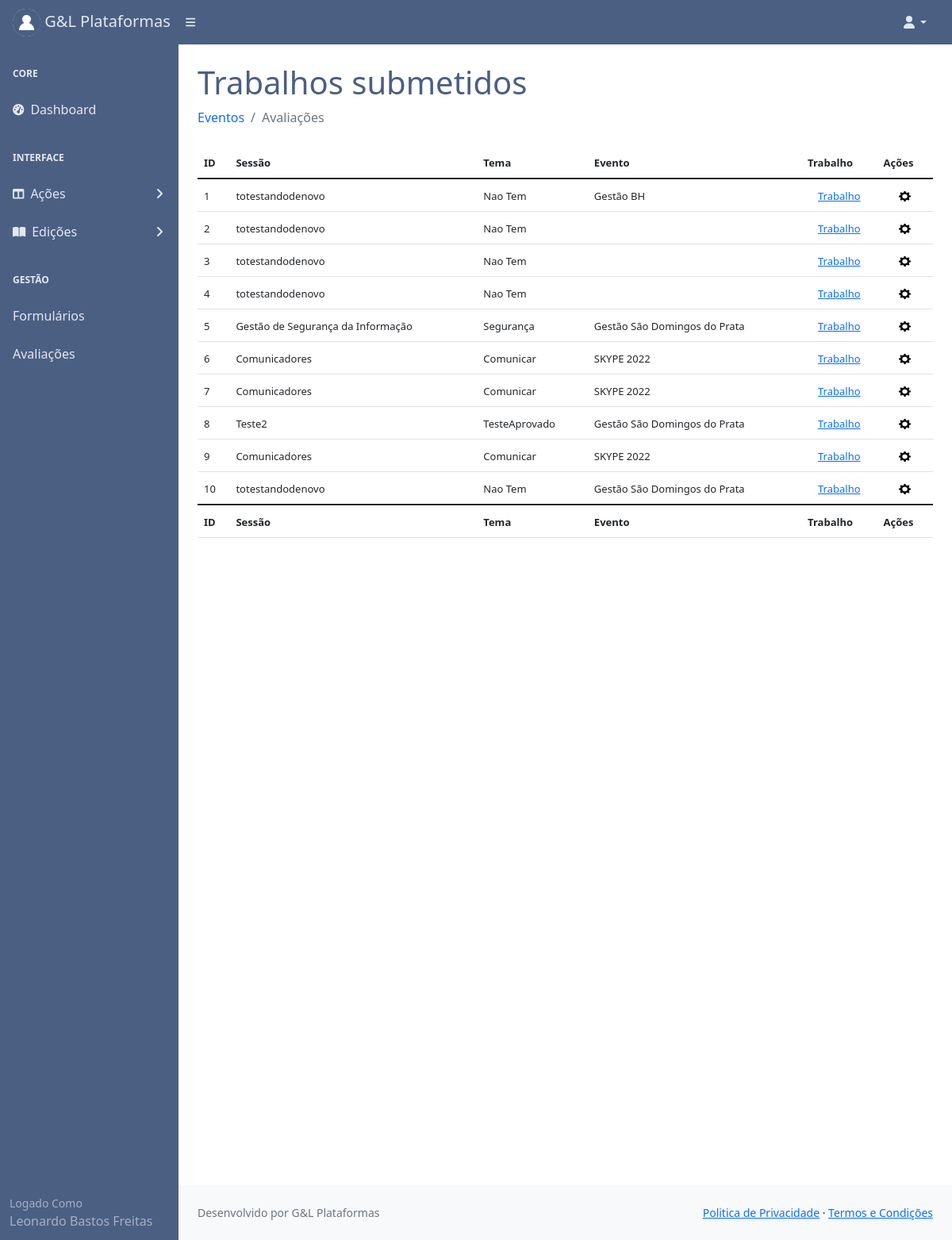
The app's page /submetidos/ (signed in), older data.
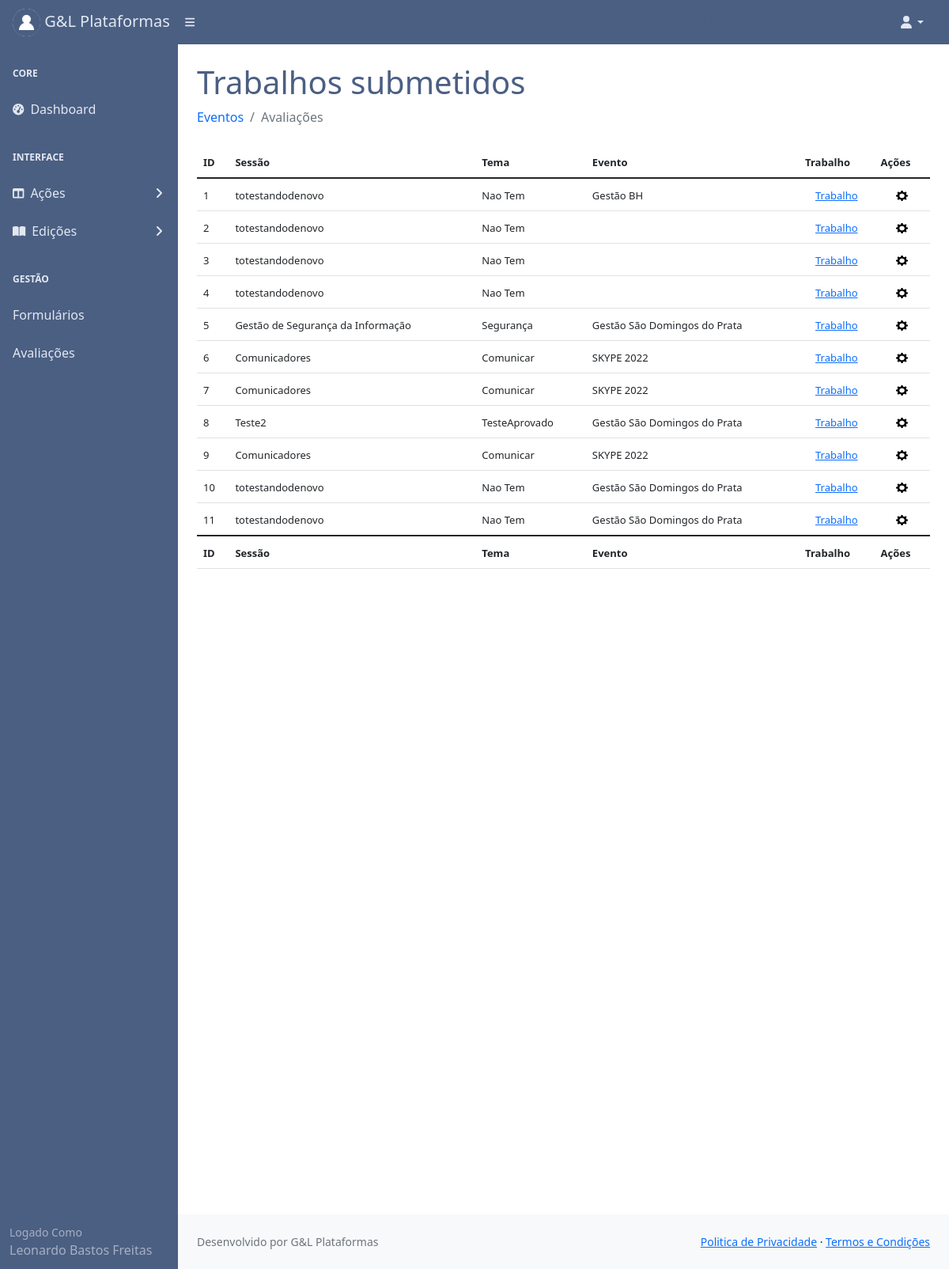
The same page, newer data.
### core/models.py (models this page shows, shortened)
class Usuariocd(models.Model):
    cpf = models.CharField(max_length=11)
    nome = models.CharField(max_length=300)
    cep = models.CharField(max_length=8)
    nascimento = models.DateField()
    email = models.EmailField()
    endereco = models.CharField(max_length=500)
    cidade = models.CharField(max_length=150)
    bairro = models.CharField(max_length=150)
    pais = models.CharField(max_length=150)
    instituicao = models.CharField(max_length=150)
    cmp = models.CharField(max_length=3)
    categ = models.CharField(max_length=150)
    cinfo = models.CharField(max_length=3)
    gestor_plataforma = models.CharField(max_length=3)
    autor = models.CharField(max_length=3)
    avaliador = models.CharField(max_length=3)
    lider = models.CharField(max_length=3)
    id_usuario = models.BigIntegerField()
    contato = models.BigIntegerField(null=True)
    perfil = models.FileField(upload_to='')

class Submissao(models.Model):
    data = models.DateTimeField(auto_now=True)
    trabalho = models.FileField(null=True, upload_to='')
    id_evento = models.BigIntegerField()
    sessao = models.BigIntegerField()
    id_usuario = models.BigIntegerField()
    status = models.CharField(max_length=30)
    av1 = models.CharField(max_length=30)
    av2 = models.CharField(max_length=30)
    av3 = models.CharField(max_length=30, null=True)
    data_av1 = models.DateTimeField(null=True)
    data_av2 = models.DateTimeField(null=True)
    data_av3 = models.DateTimeField(null=True)

class Sessoes(models.Model):
    data_criacao = models.DateTimeField(auto_now=True)
    nome = models.CharField(max_length=150)
    descricao = models.CharField(max_length=150)
    lider = models.CharField(max_length=150)
    tema = models.CharField(max_length=150)
    formulario = models.BigIntegerField()
    id_evento= models.BigIntegerField()

class Evento(models.Model):
    nome = models.CharField(max_length=150)
    cidade = models.CharField(max_length=150)
    estado = models.CharField(max_length=5)
    data_evento = models.DateTimeField()
    modalidade = models.CharField(max_length=150)
    status = models.CharField(max_length=30)
    data_criacao = models.DateTimeField(auto_now=True)
    logo = models.FileField(upload_to='')

### core/views.py (the view)
# urls.py: path('submetidos/', views.submetidos),
@login_required(login_url='/login/')
def submetidos(request):
    submetidos = Submissao.objects.filter(status='avaliacao')
    meuid = User.objects.filter(username=request.user)
    eventos = Evento.objects.all()
    sessao = Sessoes.objects.all()
    trabalho = Submissao.objects.all()
    avaliadores = Usuariocd.objects.all()
    for m in meuid:
        mid = m.id
    usuarios = Usuariocd.objects.filter(id_usuario=mid)
    dados = {'submetidos':submetidos,
             'usuarios':usuarios,
             'eventos':eventos,
             'sessao':sessao,
             'trabalho':trabalho,
             'avaliadores':avaliadores}
    return render(request,'submetidos.html', dados)

### templates/submetidos.html (shortened to what the changed rows need)
{% extends 'base.html' %}
{% load static %}
{% block content %}
<div id="layoutSidenav_content">
                <main>
                    <div class="container-fluid px-4">
                        <h1 class="mt-4" style="color:#4B5F83;">Trabalhos submetidos</h1>
                                <p class="mb-0">
                                  <table class="table " id="datatablesSimple">
                                    <thead>
                                        <tr>
                                             <th><font size="2px">ID</font></th>
                                            <th><font size="2px">Sessão</font></th>
                                            <th><font size="2px">Tema</font></th>
                                            <th><font size="2px">Evento</font></th>
                                            <th><font size="2px">Trabalho</font></th>
                                            <th><font size="2px">Ações</font></th>
                                        </tr>
                                    </thead>
                                    <tfoot>
                                        <tr>
                                            <th><font size="2px">ID</font></th>
                                            <th><font size="2px">Sessão</font></th>
                                            <th><font size="2px">Tema</font></th>
                                            <th><font size="2px">Evento</font></th>
                                            <th><font size="2px">Trabalho</font></th>
                                            <th><font size="2px">Ações</font></th>
                                        </tr>
                                    </tfoot>
                                    <tbody>
                                            {% for trabalho in trabalho %}
                                                                                 <tr>
                                             <td><font size="2px">{{trabalho.id}}</font></td>
                                            <td>
                                                 {% for sessao in sessao %}
                                                 {% if trabalho.sessao == sessao.id %}
                                                <font size="2px">{{ sessao.nome }}  </font>
                                                        {% endif %}
                                                        {% endfor %}
                                            </td>
                                            <td>
                                                {% for sessao in sessao %}
                                                 {% if trabalho.sessao == sessao.id %}
                                                <font size="2px">{{sessao.tema}}</font>
                                                {% endif %}
                                                {% endfor %}
                                            </td>
                                            <td>{% for eventos in eventos %}
                                                {% if trabalho.id_evento == eventos.id %}
                                                <font size="2px">{{eventos.nome}}  </font>
                                                {% endif %}
                                                {% endfor %}
                                            </td>
                                            <td align="center"><font size="2px">
                                            <a href="/media/{{trabalho.trabalho}}">
                                                Trabalho
                                            </a>
                                            </font></td>
                                            <td align="center">
                                               <a type="button"
                                                  data-toggle="modal"
                                                  data-target="#modalacao{{trabalho.id}}"
                                                  >
                                              <img width="15" height="15"
                                                    src={% static "assets/img/engrenagem.png" %} />
                                                </a>
                                            </td>
                                        </tr>
                                            {% endfor %}
                                    </tbody>
                                </table>
                                </p>
                    </div>
                </main>
            </div>
        </div>
{% endblock %}
{% load static %}

### templates/base.html (shortened to what the changed rows need)
{% load static %}
<!DOCTYPE html>
<html lang="pt-br">
    <head>
        <link href={% static "css/styles.css" %} rel="stylesheet" />
    </head>
    <body>
        <nav class="sb-topnav navbar navbar-expand navbar-dark" style="background:#4B5F83;">
            <a class="navbar-brand ps-3" href="#" style="color:#e2e8f0;">
                {% for usuarios in usuarios %}
                <img src="/media/{{usuarios.perfil}}"
                     alt="Admin"
                     class="rounded-circle"
                     width="35" height="35"> G&L Plataformas
                {% endfor %}
            </a>
            <button class="btn btn-link btn-sm order-1 order-lg-0 me-4 me-lg-0" id="sidebarToggle" href="#!"><i class="fas fa-bars" style="color:#e2e8f0;"></i></button>
            <form class="d-none d-md-inline-block form-inline ms-auto me-0 me-md-3 my-2 my-md-0">
                <a href="#" style="text-decoration:none; color:#4B5F83;">
                </a>
                <a href="#" style="text-decoration:none; color:#4B5F83;">
                </a>
                <a href="/submissoes/" style="text-decoration:none; color:#4B5F83;">
                </a>
            </form>
            <ul class="navbar-nav ms-auto ms-md-0 me-3 me-lg-4">
                <li class="nav-item dropdown">
                </li>
            </ul>
        </nav>
        <div id="layoutSidenav">
            <div id="layoutSidenav_nav" >
                <nav class="sb-sidenav accordion sb-sidenav-dark" id="sidenavAccordion" >
                    <div class="sb-sidenav-menu" style="background:#4B5F83;">
                        <div class="nav">
                        </div>
                    </div>
                    <div class="sb-sidenav-footer" style="background:#4B5F83;">
                        <div class="small" >Logado Como</div>
                        {% for usuarios in usuarios %}
                        {{usuarios.nome}}
                        {% endfor %}
                    </div>
                </nav>
            </div>
{% block content %}{% endblock %}
    </body>
</html>

Row changes from the older to the newer data that the page shows:
added Submissao: id "11", Sessoes (nome "totestandodenovo", tema "Nao Tem"), Evento (nome "Gestão São Domingos do Prata")
